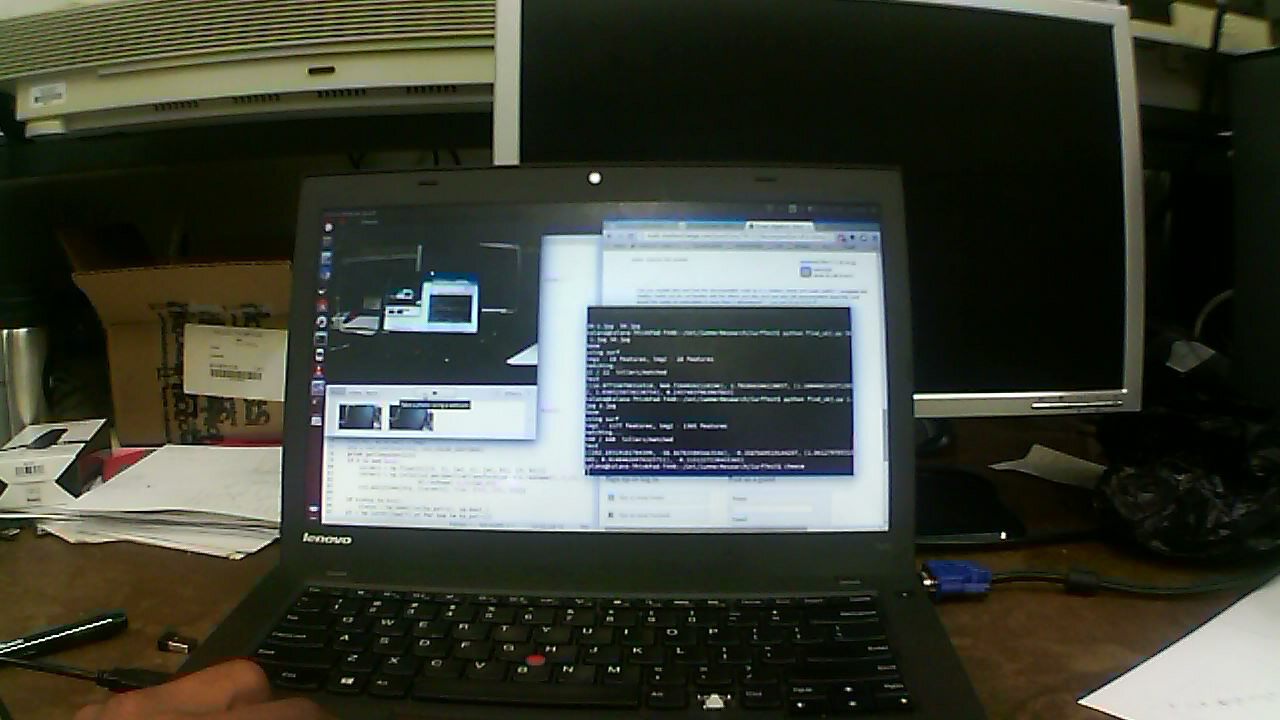
#> input picture SurfTest/3.jpg, 1280 x 720 px, given in place of box.png, which was not available
$ python find_obj.py 3.jpg   (Python 2 division)   (older library calls are emulated)
#> lines starting #> are read from the running program, lines starting #| are printed output that depends on the picture; pictures that were not available may be replaced by others from this repository, and a replacement may not be noted
#!/usr/bin/env python

import numpy as np
import cv2
from common import anorm, getsize
import time
import math

FLANN_INDEX_KDTREE = 1  # bug: flann enums are missing
FLANN_INDEX_LSH    = 6


def init_feature(name):
  chunks = name.split('-')
  if chunks[0] == 'sift':
    detector = cv2.xfeatures2d.SIFT_create()
    norm = cv2.NORM_L2
  elif chunks[0] == 'orb':
    detector = cv2.ORB(400)
    norm = cv2.NORM_HAMMING
  elif chunks[0] == 'surf':
    detector = cv2.xfeatures2d.SURF_create(800)
    norm = cv2.NORM_L2
  else:
    print "Error"
  if norm == cv2.NORM_L2:
      flann_params = dict(algorithm = FLANN_INDEX_KDTREE, trees = 5)
  else:
      flann_params= dict(algorithm = FLANN_INDEX_LSH,
                         table_number = 6, # 12
                         key_size = 12,     # 20
                         multi_probe_level = 1) #2
  matcher = cv2.FlannBasedMatcher(flann_params, {})  # bug : need to pass empty dict (#1329)

  return detector, matcher


# [100 lines left out: functions filter_matches, getComponents, explore_match, not called in this run]


if __name__ == '__main__':
    print __doc__

    import sys, getopt
    opts, args = getopt.getopt(sys.argv[1:], '', ['feature='])
    opts = dict(opts)
    feature_name = opts.get('--feature', 'surf')
    try: fn1, fn2 = args
    except:
        fn1 = '../c/box.png'
        fn2 = '../c/box_in_scene.png'

    img1 = cv2.imread(fn1, 0)
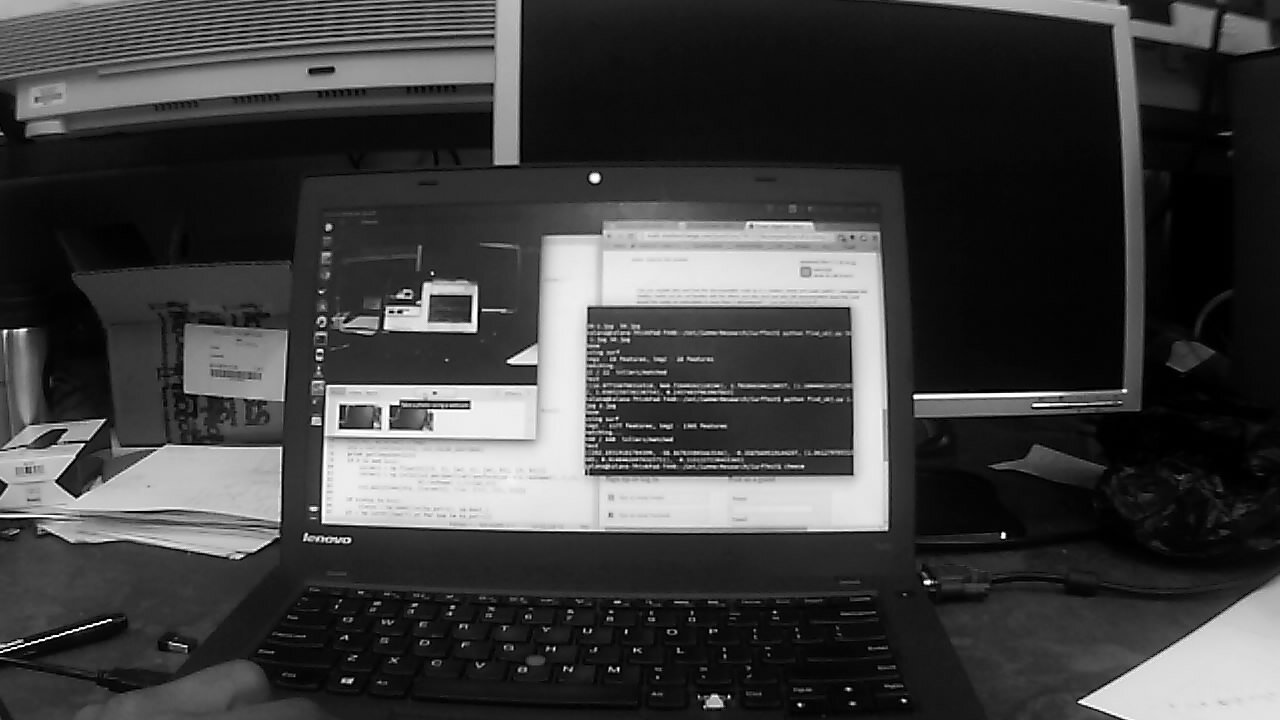
#> img1: shape (720, 1280); min 0, max 255, mean 62.8
    img2 = cv2.imread(fn2, 0)
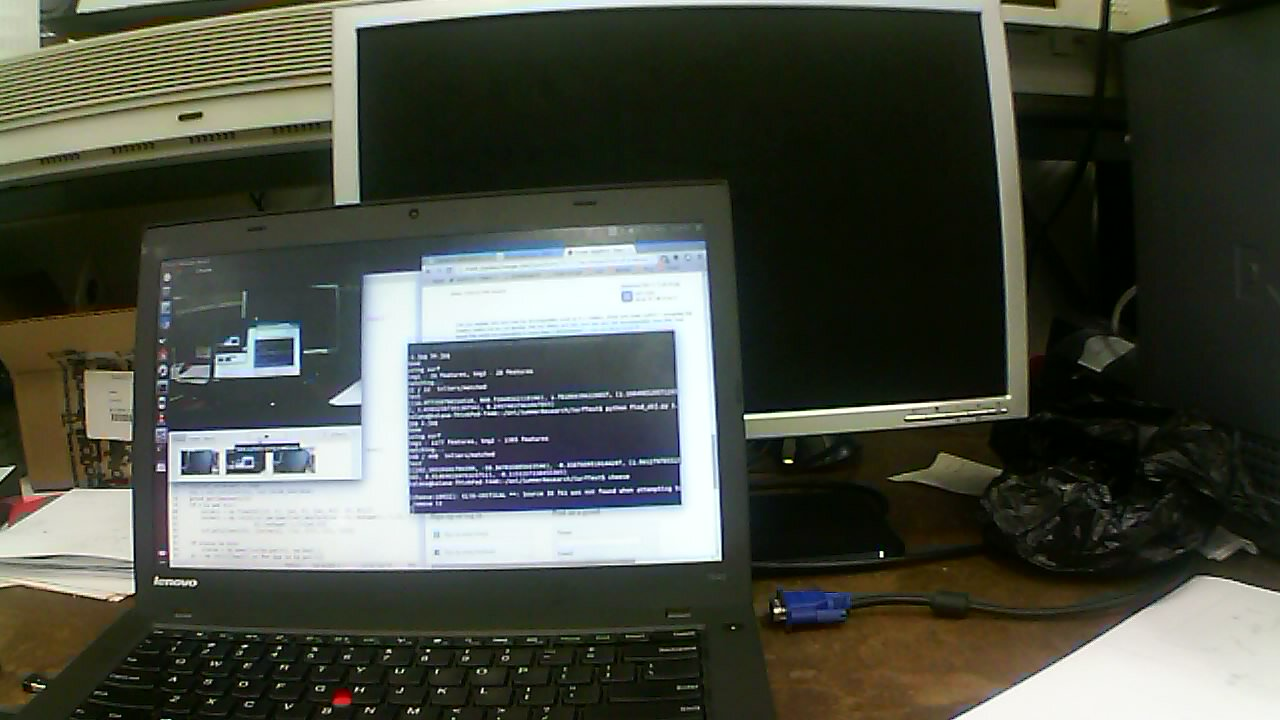
#> input picture SurfTest/4.jpg, 1280 x 720 px, given in place of box_in_scene.png, which was not available
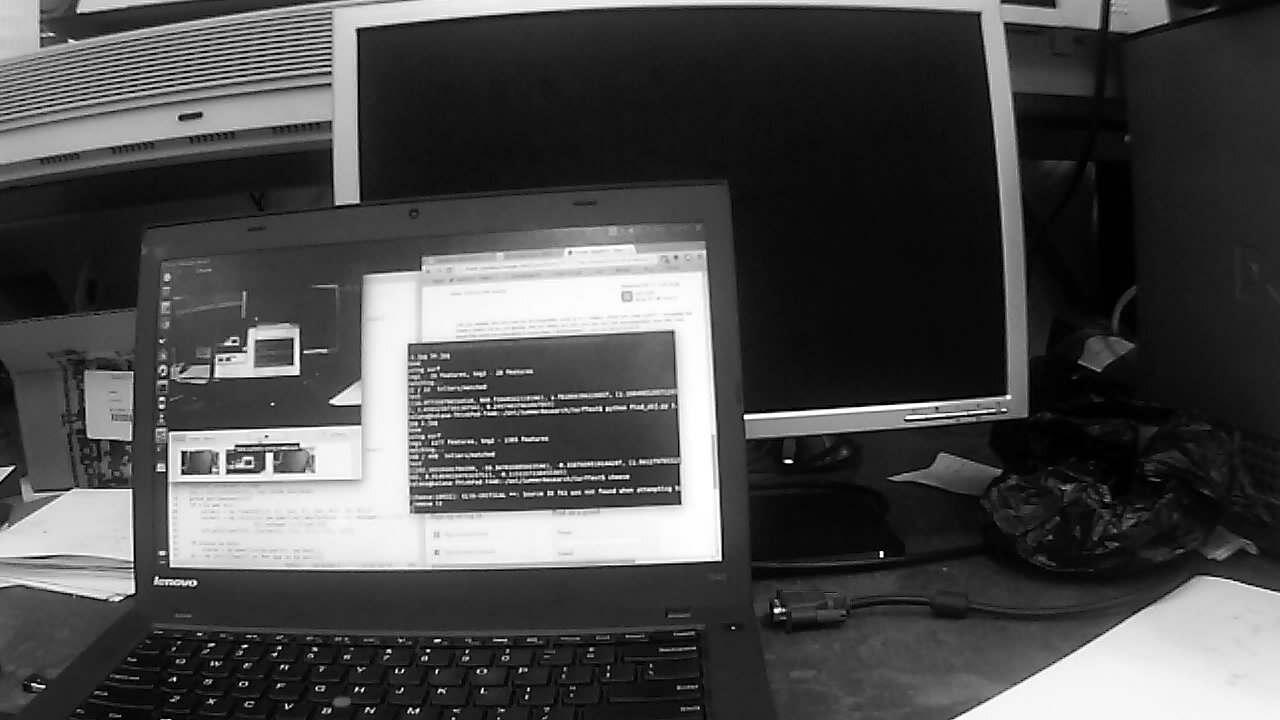
#> img2: shape (720, 1280); min 0, max 255, mean 75
    detector, matcher = init_feature(feature_name)
#> (the run stopped early here; a loop or call above may not have finished)
